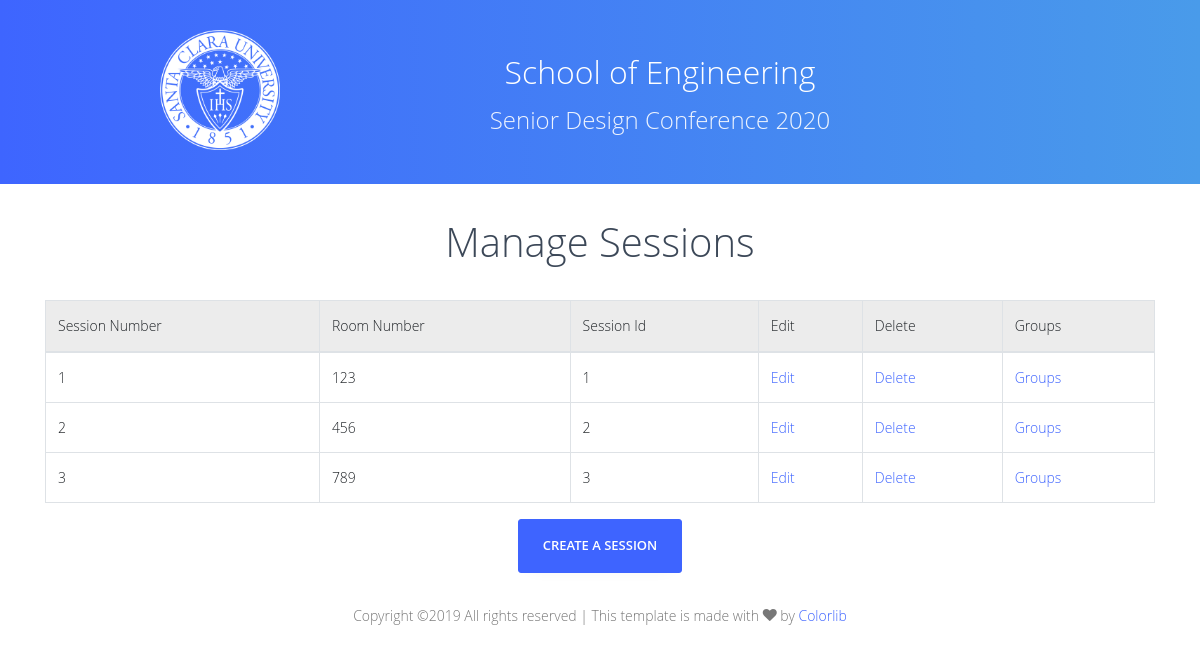
The page /home/admin/adminoptions/editsession/ on the database as committed earlier.
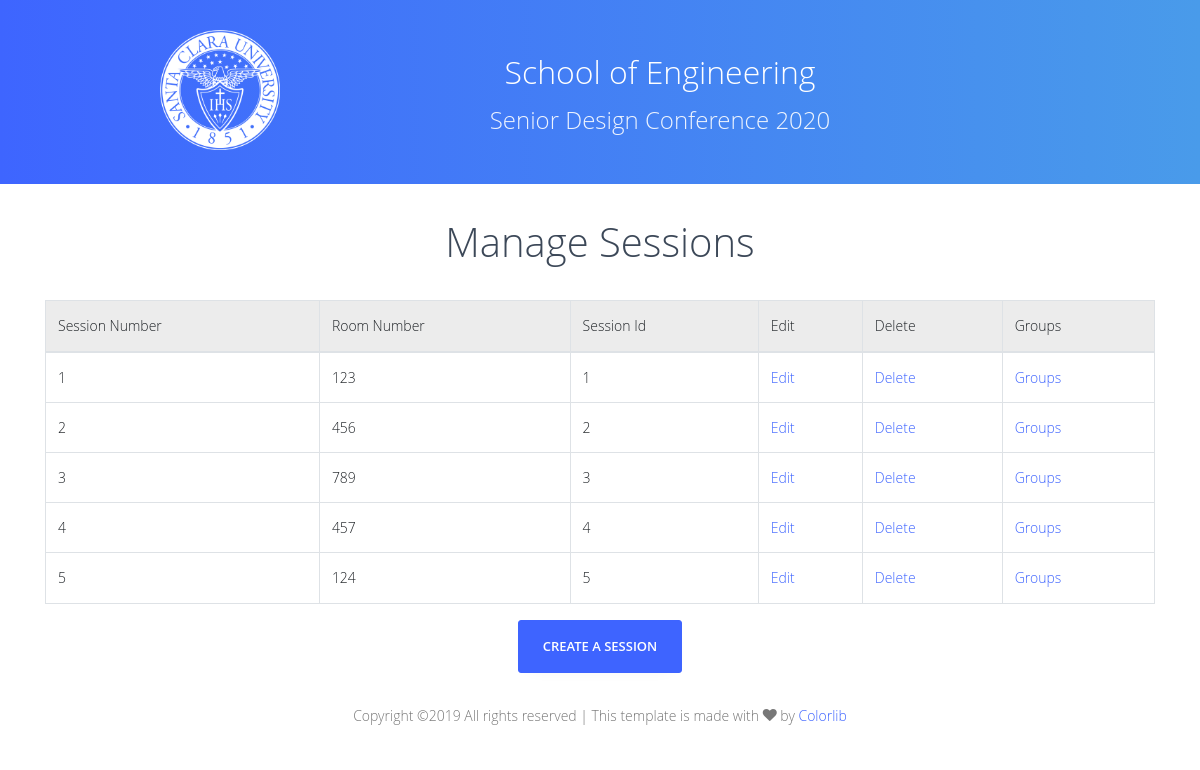
The same page on the database as committed later.
### manager/models.py (models this page shows, shortened)
class NewSessionForm(models.Model):
    sessionNum = models.CharField(max_length=10)
    roomNum = models.CharField(max_length=10)

### manager/views.py (the view)
# urls.py: path('adminoptions/editsession/', views.editsession, name='editsession'),
def editsession(request):
    session_list = NewSessionForm.objects.order_by('sessionNum')
    group_list = Group.objects.order_by('group_name')
    return render(request, 'editsession.html', {'session_list': session_list, 'group_list': group_list} )

### templates/editsession.html (shortened to what this page needs)
<!DOCTYPE html>
<html lang="en">
  <head>
    {% load static %}
	<link rel='stylesheet' href="{% static 'css/open-iconic-bootstrap.min.css' %}">
	<link rel='stylesheet' href="{% static 'css/animate.css' %}">
	<link rel='stylesheet' href="{% static 'css/owl.carousel.min.css' %}">
	<link rel='stylesheet' href="{% static 'css/owl.theme.default.min.css' %}">
	<link rel='stylesheet' href="{% static 'css/magnific-popup.css' %}">
	<link rel='stylesheet' href="{% static 'css/ionicons.min.css' %}">
	<link rel='stylesheet' href="{% static 'css/bootstrap-datetimepicker.min.css' %}">
	<link rel='stylesheet' href="{% static 'css/nouislider.css' %}">
	<link rel='stylesheet' href="{% static 'css/aos.css' %}">
	<link rel='stylesheet' href="{% static 'css/flaticon.css' %}">
	<link rel='stylesheet' href="{% static 'css/icomoon.css' %}">
	<link rel='stylesheet' href="{% static 'css/style.css' %}">
  </head>
<body>
  <div class="main-section">
  	<div class="main-section">
        <section class="hero-wrap">
            <div class="container">
                <div class="row descriptionalign-items-center justify-content-center">
                    <a href="/home/">
                        <img class="logoSmall" src="{% static 'images/scuLogo.png' %}">
                    </a>
                    <div class="col-md-8 text-center">
                        <div class="text textSmall">
                            <h2 style="color: #fff;">School of Engineering</h2>
                            <h4 class="mb-5">Senior Design Conference 2020</h4>
                        </div>
                    </div>
                </div>
            </div>
        </section>
        <section>
            <div class="container" style="position: relative;">
                <h1 style="text-align: center; margin-top: 30px; margin-bottom: 30px;">Manage Sessions</h1>
                {% if session_list %}
		<table class="table table-bordered">
		    <thead class="table-active">
                <tr>
        			    <td>Session Number</td>
        			    <td>Room Number</td>
        			    <td>Session Id</td>
        			    <td>Edit</td>
        			    <td>Delete </td>
                        <td>Groups </td>
                </tr>
		    </thead>
        		    {% for session in session_list %}
        		    <tr>
        			<td>   {{ session.sessionNum }} </td>
        			<td>  {{ session.roomNum }}</td>
        			<td>   {{ session.id }}</td>
        			<td><a href="{% url 'editasession' session.id %}">Edit</a></td>
        			<td><a href="{% url 'deletesession' session.id %}">Delete</a></td>
                    <td><a href="{% url 'showsession' session.id %}">Groups</a></td>
        		    </tr>
        		    {% endfor %}
        		</table>
        		{% else %}
        		    <p>No sessions are available.</p>
        		{% endif %}
				<p style="text-align: center"><a href="{% url 'adminforms' %}" class="btn btn-primary px-4 py-3"> Create a Session</a></p>
            </div>
        </section>
	<footer class="ftco-section ftco-section-2">
	  <div class="col-md-12 text-center">
    	<p class="mb-0">
        Copyright &copy; All rights reserved | This template is made with <i class="icon-heart" aria-hidden="true"></i> by <a href="https://colorlib.com" target="_blank">Colorlib</a>
        </p>
      </div>
	</footer>
  </div>
</body>
</html>

Rows that differ between the two databases and show on the page:
added NewSessionForm: sessionNum "4", roomNum "457", id "4"
added NewSessionForm: sessionNum "5", roomNum "124", id "5"
